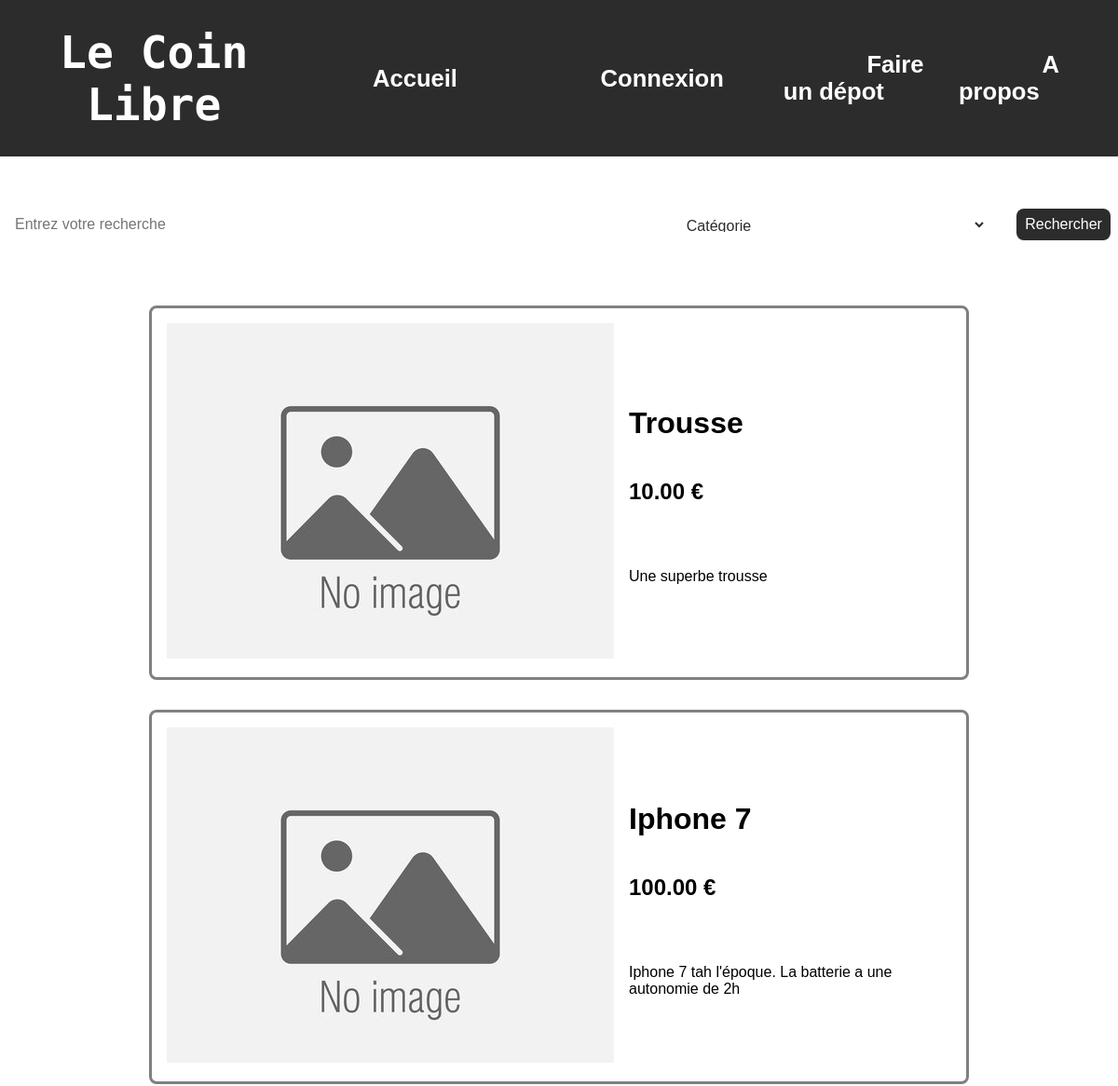
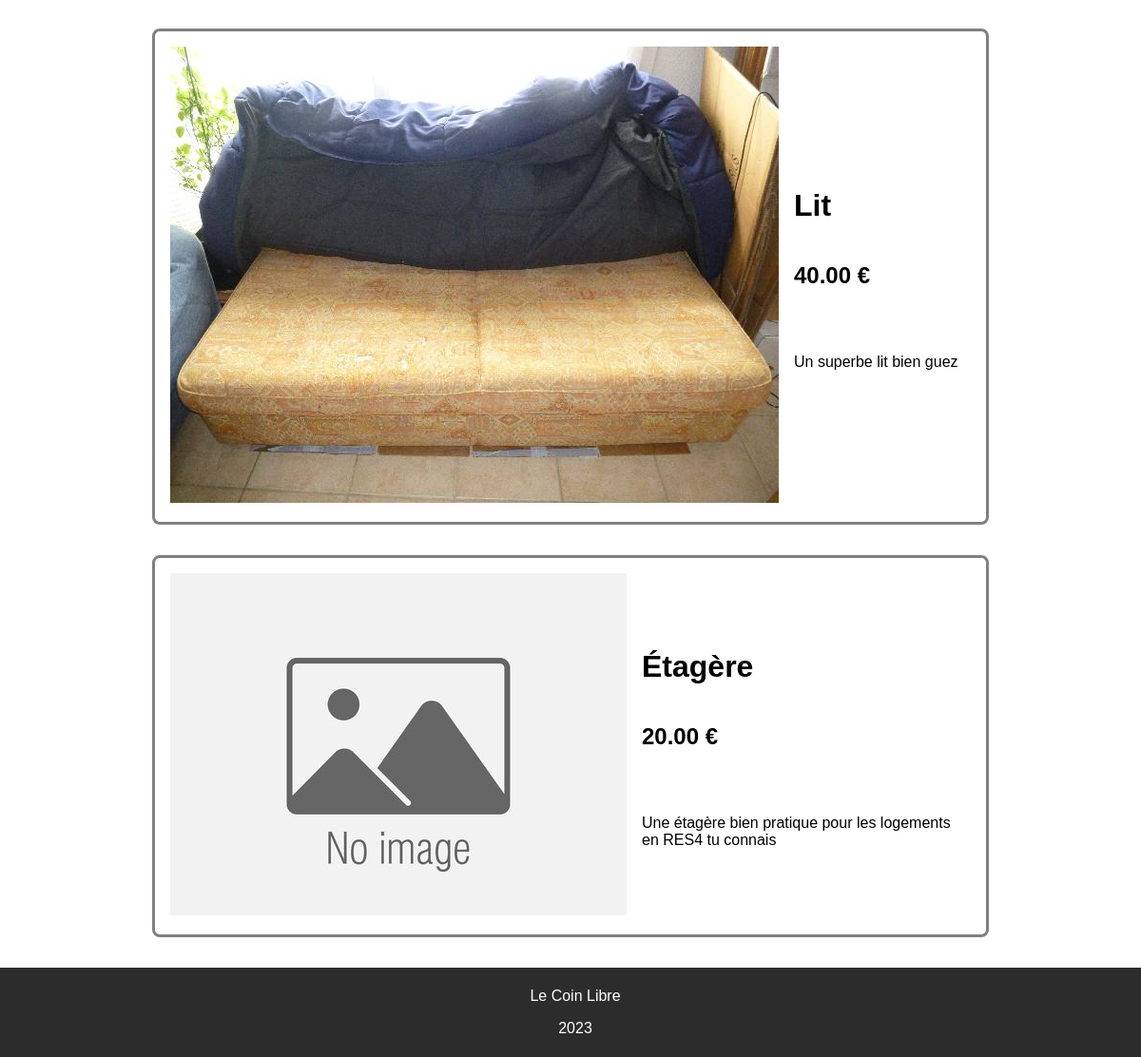
The page / on the database its author committed (2 pictures, top to bottom).
### store/models.py (models this page shows, shortened)
class Product(models.Model):
    title = models.CharField(max_length=200)
    description = models.CharField(max_length=500)
    price = models.DecimalField(max_digits=10, decimal_places=2)
    date = models.DateField(default=date.today)
    category = models.ForeignKey(Category, on_delete = models.CASCADE)
    normalized_title=models.CharField(max_length=200, default="default")

### store/views.py (the view)
# urls.py: path('', views.index, name='index'),
def index(request):
    template = loader.get_template('store/index.html')
    ordered_list = Product.objects.all().order_by('-date')
    liste_produit = [
        {'nom':ordered_list[i].title, 'prix':ordered_list[i].price, 'description':ordered_list[i].description, 'image': Image.objects.values_list('image', flat=True).filter(product= ordered_list[i])[0]}
        for i in range(len(ordered_list))
    ]
    liste_categories = Category.objects.all()
    context = {'liste_produit': liste_produit, 'liste_categories': liste_categories}
    return render(request, 'store/index.html', context)

### store/templates/store/index.html (shortened to what this page needs)
{% load static %}
{%include 'store/header.html' %}
        <form class="Recherche_form" id="search" action="{%url 'search' %}">
            <input type="text" id="search" name="search" placeholder="Entrez votre recherche">
            <select id="categorie" name="Catégorie">
                <option value="0"> Catégorie </option>
            </select>
            <input class="rechercher" type="submit" value="Rechercher">
        </form>
        {% for produit in liste_produit %}
        <div class="bloc_produit">
            <div class="photo_produit">
                <img src= '{{produit.image}}'>
            </div>
            <div class="description_produit">
                <h1> {{ produit.nom }} </h1>
                <h2 class="prix"> {{ produit.prix }} € </h2>
                <p class="description"> {{ produit.description }} </p>
            </div>
        </div>
        {% endfor %}
{%include 'store/footer.html' %}

### store/templates/store/header.html (shortened to what this page needs)
{% load static %}
<!DOCTYPE html>
<html>
    <head>
        <link href="{% static 'styles.css' %}" rel="stylesheet" type="text/css" >
    </head>
    <body>
        <header>
            <h1 class="titre"> Le Coin Libre </h1>
            <nav>
                <div class="bouton_accueil">
                    <a href = "../"> Accueil </a>
                </div>
                {% if request.user.is_authenticated %}
                <div class="bouton_accueil">
                    <a href = "../disconnect"> Déconnexion </a>
                </div>
                {%else%}
                <div class="bouton_accueil">
                    <a href = "../connect"> Connexion </a>
                </div>
                {%endif%}
                <div class="bouton_accueil">
                    <a href = "../add_product"> Faire un dépot </a>
                </div>
                <div class="bouton_accueil">
                    <a href = "../a_propos"> A propos </a>
                </div>
            </nav>
        </header>

### store/templates/store/footer.html
<footer>
    <p> Le Coin Libre </p>
    <p> 2023 </p>
</footer>
</body>
</html>

### store/static/styles.css (style rules this page uses)
body { background-color: white; font-family: 'Vina Sans', sans-serif; margin: 0; padding: 0; }
.titre { text-align: center; font-size:1.5em; }
header { display:flex; justify-content: space-between; align-items: center; background-color: #2c2c2c; color: white; font-family: 'Monoton', sans-serif; padding: 20px; font-size: 2em; font-weight: bold; margin: 0; height: 4em; }
footer { background-color: #2c2c2c; font-family: 'Vina Sans', sans-serif; color : white; text-align: center; bottom: 0; width: 100%; flex: 1; padding: 5px; margin-bottom: 0; }
nav { display: flex; flex-direction: row; font-family: 'Vina Sans', sans-serif; justify-content: space-around; align-items: center; font-size: 0.8em; }
.bouton_accueil a { padding-left: 0.5em; padding-right: 0.5em; border-radius: 0.5em; font-family: 'Montserrat', sans-serif; font-size: 1em; text-decoration: none; color: white; background-color: transparent; margin-left:3em; margin-right:2em; }
form { display: flex; flex-direction: row; align-items: center; justify-content: center; margin-top: 3em; }
.rechercher { background-color: #2c2c2c; color: white; border: none; padding: 0.5em; margin: 0.5em; border-radius: 0.5em; font-family: 'Montserrat', sans-serif; font-size: 1em; }
.bloc_produit { display: flex; flex-direction: column; }
.Recherche_form { display:grid; grid-template-columns: 6fr 3fr 1fr; gap: 1em; height:2em; margin-bottom:5em; }
input { background-color: white; color: #2c2c2c; border: none; padding: 0.5em; margin: 0.5em; border-radius: 0.5em; font-family: 'Montserrat', sans-serif; font-size: 1em; width: auto; }
select { background-color: white; color: #2c2c2c; border: none; padding: 0.5em; margin: 0.5em; border-radius: 0.5em; font-family: 'Montserrat', sans-serif; font-size: 1em; width: auto; height:2em; }
.bloc_produit { display: grid; grid-template-columns: 3fr 7fr; grid-template-rows: 1fr; align-items: center; justify-content: center; margin-left: 10em; margin-right:10em; margin-top:2em; margin-bottom:2em; padding: 1em; border: 3px solid grey; border-radius: 0.5em; height: fit-content; }
.photo_produit { margin-right:1em; }
.description_produit { display: flex; flex-direction: column; align-items: flex-start; }
.description { margin-top: 3em; }

### rows shown on the page
Product: nom "Trousse", prix "10.00", description "Une superbe trousse"
Product: nom "Iphone 7", prix "100.00", description "Iphone 7 tah l'époque. La batterie a une autonomie de 2h"
Product: nom "Lit", prix "40.00", description "Un superbe lit bien guez"
Product: nom "Étagère", prix "20.00", description "Une étagère bien pratique pour les logements en RES4 tu connais"
